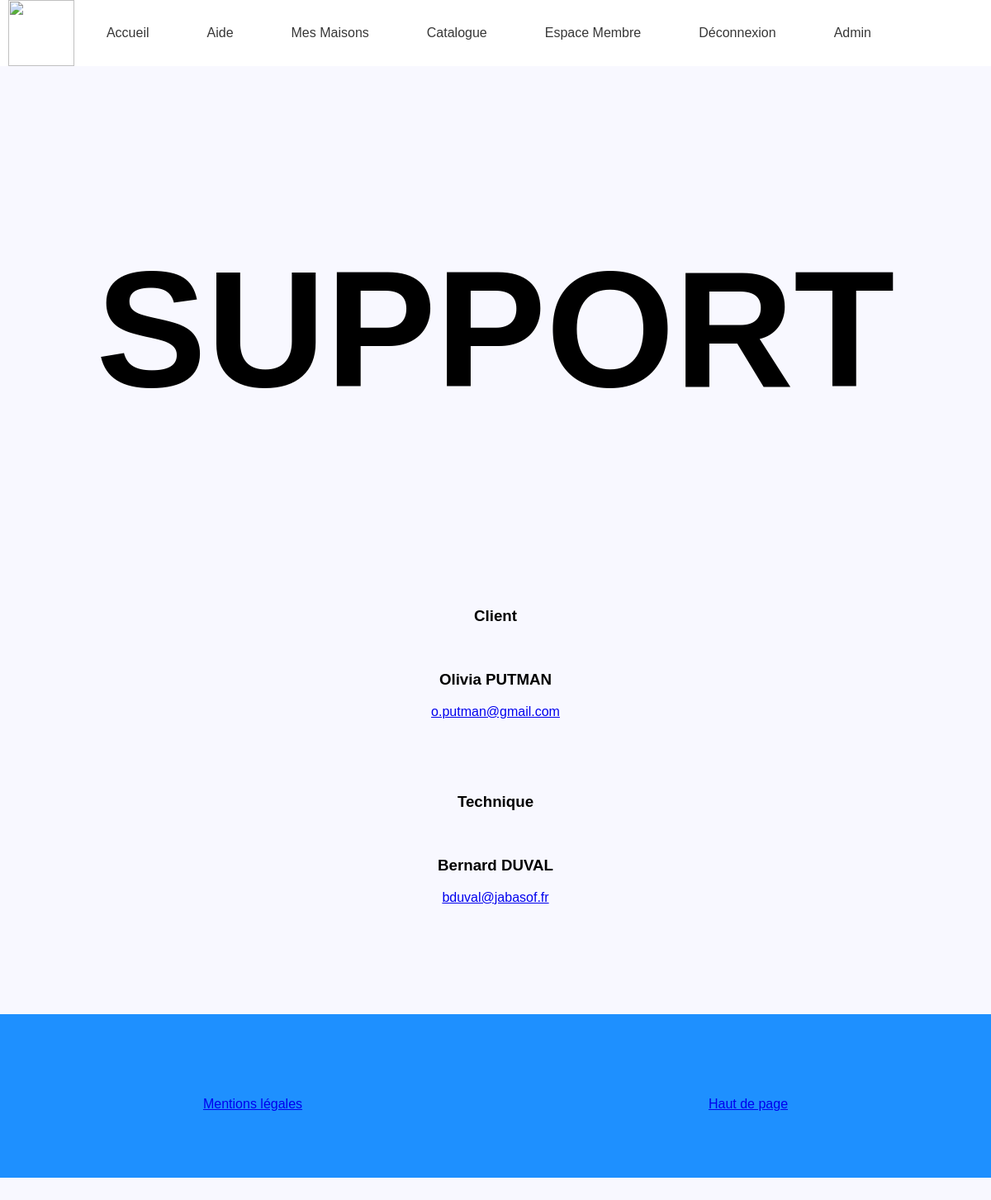
/index.php?page=support (signed in), run on the app's committed database.
### tables this page shows
CREATE TABLE IF NOT EXISTS `client` (
  `nom` varchar(255) NOT NULL,
  `prenom` varchar(255) NOT NULL,
  `mail` varchar(255) NOT NULL
);

CREATE TABLE IF NOT EXISTS `technique` (
  `nom` varchar(255) NOT NULL,
  `prenom` varchar(255) NOT NULL,
  `mail` varchar(255) NOT NULL
);

### support.php (the view, shortened to what this page needs)
<html>
<br>
<center><h2 style="font-family:sans-serif; color: black; font-size: 200px;">SUPPORT</h2></center>
<div>
    <center>
    <br><br>
        <h3>Client</h3>
    </html>
<?php
$servername = "localhost";
$username = "root";
$password = "";
$dbname = "jabasof";
$conn = new mysqli($servername, $username, $password, $dbname);
$list = "SELECT * from client";
$result = mysqli_query($conn,$list);
while($row = mysqli_fetch_array($result))
{
    echo '
                <div>
                    <center><br>
                        <h3>'.$row['prenom']." ".$row['nom'].'</h3>
                            <a href="mailto:'.$row['mail'].'">
                                <p>'.$row['mail'].'</p>
                            </a>
                    </center>
                </div>
            '
    ;
}
?>
<html>
<br>
<div>
    <center>
        <br><br>
        <h3>Technique</h3>
</html>
<?php
$conn = new mysqli($servername, $username, $password, $dbname);
$list = "SELECT * from technique";
$result = mysqli_query($conn,$list);
while($row = mysqli_fetch_array($result))
{
    echo '
                <div>
                    <center><br>
                        <h3>'.$row['prenom']." ".$row['nom'].'</h3>
                            <a href="mailto:'.$row['mail'].'">
                                <p>'.$row['mail'].'</p>
                            </a>
                    </center>
                </div>
            '
    ;
}
?>

### header.css (style rules this page uses)
html { box-sizing: border-box; }
*, *:before, *:after { box-sizing: inherit; }
html, body { margin:0; padding:0; }
body { background: ghostwhite; }
h3,h2,h1,p { font-family: sans-serif; }

### data on the page
client: prenom "Olivia", nom "PUTMAN", mail "o.putman@gmail.com"
technique: prenom "Bernard", nom "DUVAL", mail "bduval@jabasof.fr"
